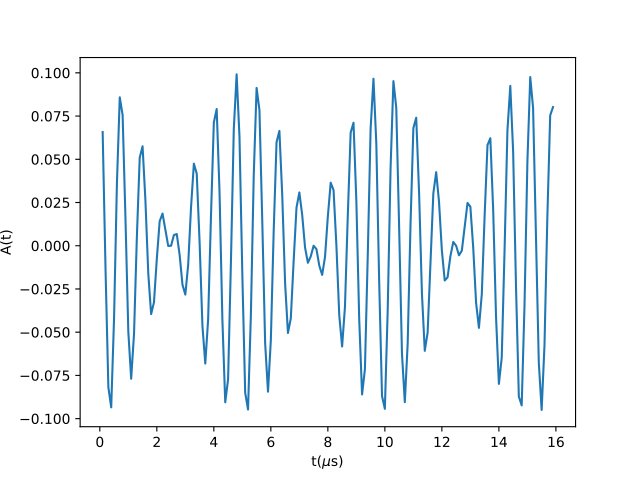

Recreate this plot in Python.
from mantid.simpleapi import FunctionWrapper
import matplotlib.pyplot as plt
import numpy as np
x = np.arange(0.1,16,0.1)
y = FunctionWrapper("HighTFMuonium")
fig, ax=plt.subplots()
ax.plot(x, y(x))
ax.set_xlabel('t($\mu$s)')
ax.set_ylabel('A(t)')
